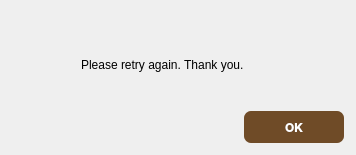
<?xml version="1.0" encoding="UTF-8"?>
<ui version="4.0">
 <class>Dialog</class>
 <widget class="QDialog" name="Dialog">
  <property name="geometry">
   <rect>
    <x>0</x>
    <y>0</y>
    <width>356</width>
    <height>155</height>
   </rect>
  </property>
  <property name="minimumSize">
   <size>
    <width>356</width>
    <height>155</height>
   </size>
  </property>
  <property name="maximumSize">
   <size>
    <width>356</width>
    <height>155</height>
   </size>
  </property>
  <property name="windowTitle">
   <string>Dialog</string>
  </property>
  <layout class="QHBoxLayout" name="horizontalLayout">
   <property name="leftMargin">
    <number>0</number>
   </property>
   <property name="topMargin">
    <number>0</number>
   </property>
   <property name="rightMargin">
    <number>0</number>
   </property>
   <property name="bottomMargin">
    <number>0</number>
   </property>
   <item>
    <widget class="QWidget" name="widget" native="true">
     <layout class="QVBoxLayout" name="verticalLayout">
      <property name="spacing">
       <number>0</number>
      </property>
      <property name="leftMargin">
       <number>0</number>
      </property>
      <property name="topMargin">
       <number>0</number>
      </property>
      <property name="rightMargin">
       <number>0</number>
      </property>
      <property name="bottomMargin">
       <number>0</number>
      </property>
      <item>
       <widget class="QWidget" name="widget_5" native="true">
        <property name="minimumSize">
         <size>
          <width>0</width>
          <height>40</height>
         </size>
        </property>
        <property name="maximumSize">
         <size>
          <width>16777215</width>
          <height>40</height>
         </size>
        </property>
        <layout class="QHBoxLayout" name="horizontalLayout_5">
         <property name="spacing">
          <number>0</number>
         </property>
         <property name="leftMargin">
          <number>0</number>
         </property>
         <property name="topMargin">
          <number>0</number>
         </property>
         <property name="rightMargin">
          <number>0</number>
         </property>
         <property name="bottomMargin">
          <number>0</number>
         </property>
         <item>
          <widget class="QWidget" name="widget_6" native="true"/>
         </item>
         <item>
          <widget class="QPushButton" name="exit">
           <property name="minimumSize">
            <size>
             <width>20</width>
             <height>20</height>
            </size>
           </property>
           <property name="maximumSize">
            <size>
             <width>30</width>
             <height>30</height>
            </size>
           </property>
           <property name="text">
            <string/>
           </property>
           <property name="icon">
            <iconset resource="images/images.qrc">
             <normaloff>:/images/exit.png</normaloff>:/images/exit.png</iconset>
           </property>
           <property name="flat">
            <bool>true</bool>
           </property>
          </widget>
         </item>
        </layout>
       </widget>
      </item>
      <item>
       <widget class="QWidget" name="widget_2" native="true">
        <layout class="QHBoxLayout" name="horizontalLayout_2">
         <property name="leftMargin">
          <number>25</number>
         </property>
         <property name="topMargin">
          <number>0</number>
         </property>
         <property name="rightMargin">
          <number>20</number>
         </property>
         <item>
          <widget class="QLabel" name="icon">
           <property name="minimumSize">
            <size>
             <width>50</width>
             <height>50</height>
            </size>
           </property>
           <property name="maximumSize">
            <size>
             <width>50</width>
             <height>50</height>
            </size>
           </property>
           <property name="text">
            <string/>
           </property>
           <property name="pixmap">
            <pixmap resource="images/images.qrc">:/images/question.png</pixmap>
           </property>
           <property name="scaledContents">
            <bool>true</bool>
           </property>
           <property name="alignment">
            <set>Qt::AlignCenter</set>
           </property>
           <property name="wordWrap">
            <bool>true</bool>
           </property>
          </widget>
         </item>
         <item>
          <widget class="QLabel" name="message">
           <property name="styleSheet">
            <string notr="true">#label{
font-family: &quot;Inter&quot;;
font-size: 13pt; 
color: #000000;
font: bold;
font-size: 13px;
}</string>
           </property>
           <property name="text">
            <string>Please retry again. Thank you.</string>
           </property>
           <property name="scaledContents">
            <bool>true</bool>
           </property>
           <property name="wordWrap">
            <bool>true</bool>
           </property>
          </widget>
         </item>
        </layout>
       </widget>
      </item>
      <item>
       <widget class="QWidget" name="widget_4" native="true">
        <layout class="QHBoxLayout" name="horizontalLayout_3">
         <property name="leftMargin">
          <number>0</number>
         </property>
         <property name="topMargin">
          <number>12</number>
         </property>
         <property name="rightMargin">
          <number>12</number>
         </property>
         <property name="bottomMargin">
          <number>12</number>
         </property>
         <item>
          <widget class="QWidget" name="widget_3" native="true"/>
         </item>
         <item>
          <widget class="QPushButton" name="okBtn">
           <property name="sizePolicy">
            <sizepolicy hsizetype="Minimum" vsizetype="Minimum">
             <horstretch>0</horstretch>
             <verstretch>0</verstretch>
            </sizepolicy>
           </property>
           <property name="minimumSize">
            <size>
             <width>20</width>
             <height>32</height>
            </size>
           </property>
           <property name="maximumSize">
            <size>
             <width>100</width>
             <height>32</height>
            </size>
           </property>
           <property name="styleSheet">
            <string notr="true">#okBtn{
font-weight:bold;
color: white;
background-color: #6F4B27;
font-family: Inter;
border-top-left-radius: 7px;
border-top-right-radius:7px;
border-bottom-left-radius: 7px;
border-bottom-right-radius: 7px;
text-align: center;
}
#okBtn:hover{
color: rgb(144,115,87);
border : 3px solid rgb(144,115,87);
background-color: white;
}
</string>
           </property>
           <property name="text">
            <string>OK</string>
           </property>
          </widget>
         </item>
        </layout>
       </widget>
      </item>
     </layout>
    </widget>
   </item>
  </layout>
 </widget>
 <resources>
  <include location="images/images.qrc"/>
  <include location="../../.designer/backup/images/images.qrc"/>
 </resources>
 <connections/>
</ui>
